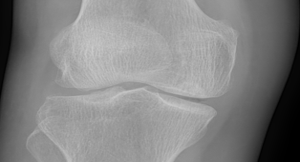
#> input picture data/MedicalExpert-I/0Normal/NormalG0 (100).png, 300 x 162 px; its folder holds only this picture in this run
$ python modelTrain.py
#> lines starting #> are read from the running program, lines starting #| are printed output that depends on the picture
import os
import numpy as np
from PIL import Image
from sklearn.ensemble import RandomForestClassifier
from sklearn.model_selection import train_test_split
from sklearn.preprocessing import LabelEncoder
import joblib

# -----------------------
# AYARLAR
# -----------------------
DATA_DIR = "data"  # MedicalExpert klasörünün yolu
IMAGE_SIZE = (128, 128)

# -----------------------
# VERİ OKUMA
# -----------------------
X = []
y = []

# Tüm MedicalExpert klasörlerini dolaş
for expert_folder in os.listdir(DATA_DIR):
    expert_path = os.path.join(DATA_DIR, expert_folder)
    if not os.path.isdir(expert_path):
        continue

    # Alt klasörler (0Normal, 1Doubtful, ...)
    for class_folder in os.listdir(expert_path):
        class_path = os.path.join(expert_path, class_folder)
        if not os.path.isdir(class_path):
            continue

        label = class_folder  # Örnek: "0Normal"

        # Görselleri dolaş
        for filename in os.listdir(class_path):
            if filename.lower().endswith((".png", ".jpg", ".jpeg")):
                file_path = os.path.join(class_path, filename)
                try:
                    img = Image.open(file_path).convert("L")  # Grayscale
                    img = img.resize(IMAGE_SIZE)
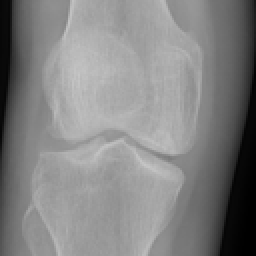
#> img: PIL image 128x128 L (shown 2 times larger); min 0, max 198, mean 130.9
                    img_array = np.array(img) / 255.0
                    X.append(img_array.flatten())  # 2D → 1D
                    y.append(label)
                except Exception as e:
                    print(f"{file_path} yüklenemedi: {e}")


# -----------------------
# VERİ HAZIRLAMA
# -----------------------
X = np.array(X)
y = np.array(y)

le = LabelEncoder()
y_encoded = le.fit_transform(y)
print("Toplam görsel:", len(X))

X_train, X_test, y_train, y_test = train_test_split(X, y_encoded, test_size=0.2, random_state=42)

# -----------------------
# MODEL EĞİTİMİ
# -----------------------
clf = RandomForestClassifier(n_estimators=100, random_state=42)
clf.fit(X_train, y_train)

# -----------------------
# MODELİ KAYDET
# -----------------------
joblib.dump(clf, "model.pkl")
joblib.dump(le, "label_encoder.pkl")

print("✅ Model başarıyla eğitildi ve model.pkl olarak kaydedildi.")

$ run again, on data/MedicalExpert-I/1Doubtful/DoubtfulG1 (104).png
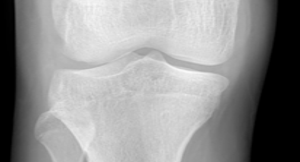
#> input picture data/MedicalExpert-I/1Doubtful/DoubtfulG1 (104).png, 300 x 162 px
#> `img = img.resize(IMAGE_SIZE)`:
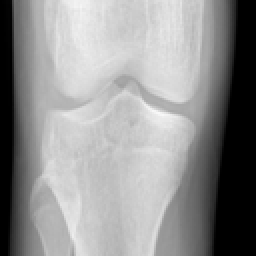
#> img: PIL image 128x128 L (shown 2 times larger); min 0, max 248, mean 145.2

$ run again, on data/MedicalExpert-I/0Normal/NormalG0 (119).png
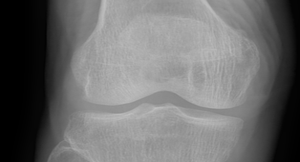
#> input picture data/MedicalExpert-I/0Normal/NormalG0 (119).png, 300 x 162 px
#> `img = img.resize(IMAGE_SIZE)`:
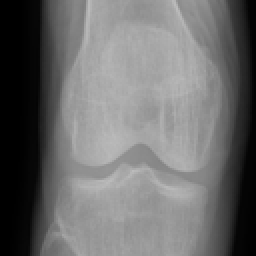
#> img: PIL image 128x128 L (shown 2 times larger); min 0, max 188, mean 108.7
